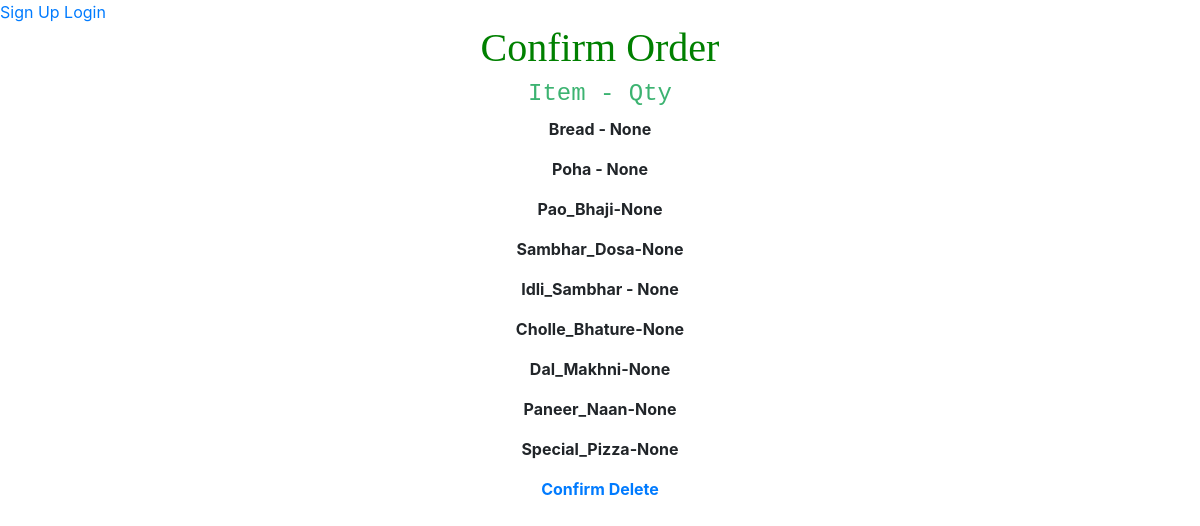
The app's page /confirm/ with its own data.
### menu/models.py (models this page shows, shortened)
class Breakfast(models.Model):
    item = models.CharField(max_length=30)
    mrp = models.DecimalField(max_digits=6, decimal_places=2)

class Lunch(models.Model):
    item = models.CharField(max_length=30)
    mrp = models.DecimalField(max_digits=6, decimal_places=2)

class Dinner(models.Model):
    item = models.CharField(max_length=30)
    mrp = models.DecimalField(max_digits=6, decimal_places=2)

class Special(models.Model):
    item = models.CharField(max_length=30)
    mrp = models.DecimalField(max_digits=6, decimal_places=2)

### menu/views.py (the view)
# urls.py: path('confirm/', views.confirm, name='confirm'),
def confirm(request):
    Bread_qty = request.GET.get('Bread')
    Poha_qty = request.GET.get('Poha')
    Idli_Sam_qty = request.GET.get('Idli_Sambhar')
    Sambhar_Dosa_qty = request.GET.get('Sambhar_Dosa')
    Pao_Bhaji_qty = request.GET.get('Pao_Bhaji')
    Paneer_Naan_qty = request.GET.get('Paneer_Naan')
    Dal_Mak_qty = request.GET.get('Dal_Makhni')
    Cholle_Bhat_qty = request.GET.get('Cholle_Bhature')
    Pizza_qty = request.GET.get('Special_Pizza')
    Bread = Breakfast.objects.get(item='Bread')
    Poha = Breakfast.objects.get(item='Poha')
    Idli_Sambhar = Lunch.objects.get(item='Idli_Sambhar')
    Sambhar_Dosa = Lunch.objects.get(item='Sambhar_Dosa')
    Pao_Bhaji = Lunch.objects.get(item='Pao_Bhaji')
    Paneer_Naan = Dinner.objects.get(item='Paneer_Naan')
    Dal_Makhani = Dinner.objects.get(item='Dal_Makhni')
    Cholle_bhature = Dinner.objects.get(item='Cholle_Bhature')
    Pizza = Special.objects.get(item='Special_Pizza')
    return render(request, 'menu/confirm.html',{'Bread':[Bread,Bread_qty],
    'Poha':[Poha,Poha_qty],
    'Idli_Sambhar':[Idli_Sambhar,Idli_Sam_qty],
    'Sambhar_Dosa':[Sambhar_Dosa,Sambhar_Dosa_qty],
    'Pao_Bhaji':[Pao_Bhaji,Pao_Bhaji_qty],
    'Paneer_Naan':[Paneer_Naan,Paneer_Naan_qty],
    'Dal_Makhni':[Dal_Makhani,Dal_Mak_qty],
    'Cholle_Bhature':[Cholle_bhature,Cholle_Bhat_qty],
    'Special_Pizza':[Pizza,Pizza_qty]})

### menu/templates/menu/confirm.html (shortened to what this page needs)
<link rel="stylesheet" href="https://stackpath.bootstrapcdn.com/bootstrap/4.5.0/css/bootstrap.min.css">
{% extends 'menu/base.html' %}
{% block content %}
<div class= "container text-center">
<h1 style="color:Green;text-align:center;font-family:cursive;">Confirm Order</h1>
<h4 style="color:MediumSeaGreen;font-family:courier;" >Item - Qty</h4>
<b>
<p>{{ Bread.0.item }} - {{ Bread.1 }}</p>
<p>{{ Poha.0.item }} - {{ Poha.1 }}</p>
<p>{{ Pao_Bhaji.0.item }}-{{ Pao_Bhaji.1 }}</p>
<p>{{ Sambhar_Dosa.0.item }}-{{ Sambhar_Dosa.1 }}</p>
<p>{{ Idli_Sambhar.0.item }} - {{ Idli_Sambhar.1 }}</p>
<p>{{ Cholle_Bhature.0.item }}-{{ Cholle_Bhature.1 }}</p>
<p>{{ Dal_Makhni.0.item }}-{{ Dal_Makhni.1 }}</p>
<p>{{ Paneer_Naan.0.item }}-{{ Paneer_Naan.1 }}</p>
<p>{{ Special_Pizza.0.item }}-{{ Special_Pizza.1 }}</p>
<a href ="{% url 'complete' %}">Confirm</a>
<a href ="{% url 'delete' %}">Delete</a>
</b>
</div>
{% endblock %}

### records on screen
Breakfast: item "Bread"
Breakfast: item "Poha"
Lunch: item "Pao_Bhaji"
Lunch: item "Sambhar_Dosa"
Lunch: item "Idli_Sambhar"
Dinner: item "Cholle_Bhature"
Dinner: item "Dal_Makhni"
Dinner: item "Paneer_Naan"
Special: item "Special_Pizza"

### other values on screen
{{ Bread.1 }} "None"
{{ Poha.1 }} "None"
{{ Pao_Bhaji.1 }} "None"
{{ Sambhar_Dosa.1 }} "None"
{{ Idli_Sambhar.1 }} "None"
{{ Cholle_Bhature.1 }} "None"
{{ Dal_Makhni.1 }} "None"
{{ Paneer_Naan.1 }} "None"
{{ Special_Pizza.1 }} "None"
